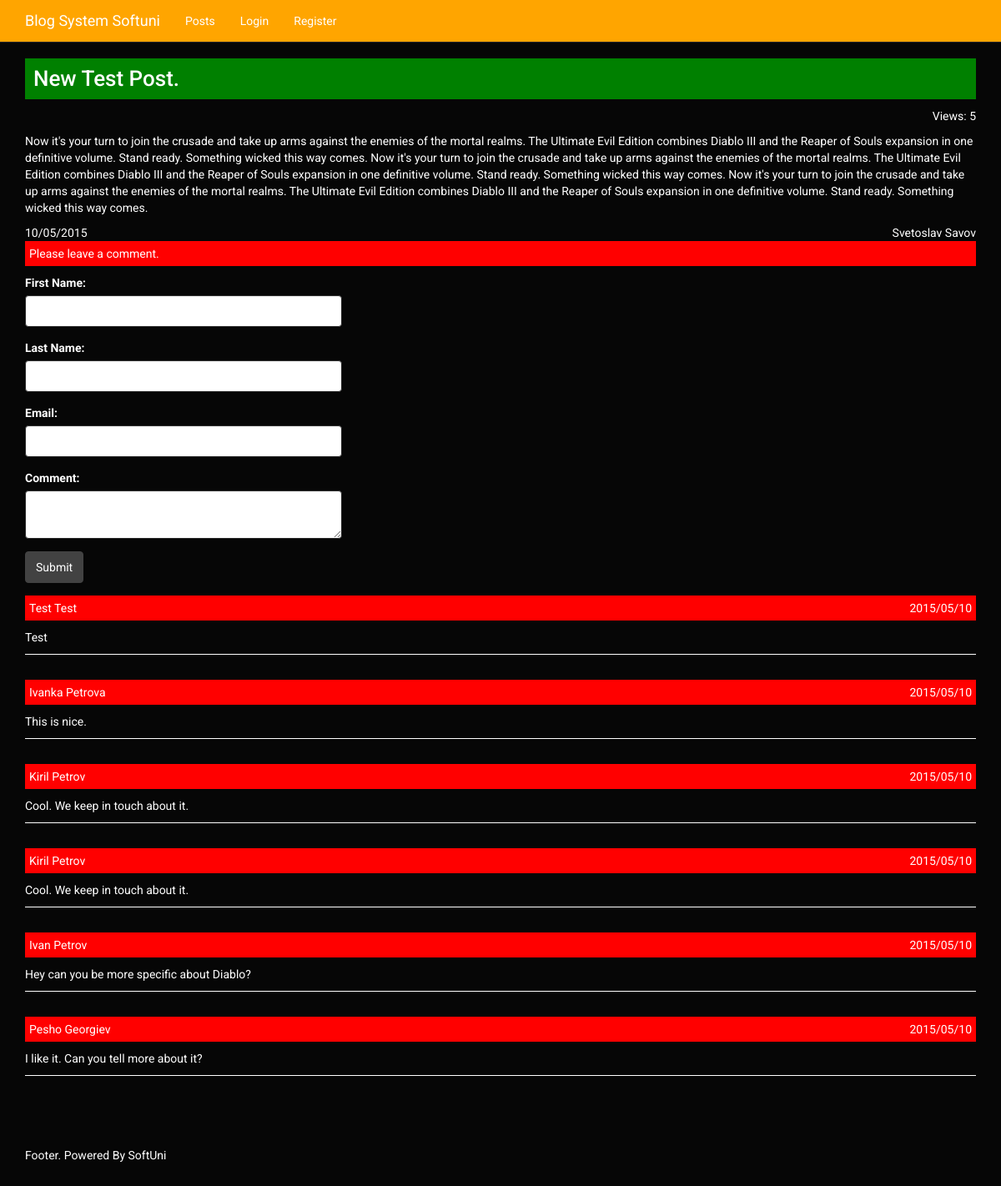
The page /blog-system-mario/post/view/3 on the database its author committed.
### tables this page shows
CREATE TABLE IF NOT EXISTS `posts` (
  `id` int(11) NOT NULL,
  `title` varchar(45) NOT NULL,
  `content` varchar(1000) NOT NULL,
  `date` datetime NOT NULL,
  `User_id` int(11) NOT NULL
);

CREATE TABLE IF NOT EXISTS `posts_visits` (
  `Post_id` int(11) NOT NULL,
  `visits` int(11) NOT NULL
);

CREATE TABLE IF NOT EXISTS `users` (
  `id` int(11) NOT NULL,
  `username` varchar(45) NOT NULL,
  `password` varchar(45) DEFAULT NULL,
  `firstname` varchar(45) NOT NULL,
  `lastname` varchar(45) NOT NULL
);

CREATE TABLE IF NOT EXISTS `comments` (
  `id` int(11) NOT NULL,
  `content` varchar(500) NOT NULL,
  `firstname` varchar(45) NOT NULL,
  `lastname` varchar(45) NOT NULL,
  `email` varchar(100) DEFAULT NULL,
  `date` datetime NOT NULL,
  `Post_id` int(11) NOT NULL
);

### blog-system-mario/views/layout/default.php (called while the page is built)
<?php include_once ROOT_DIR . 'views/partials/header.php'; ?>
<?php include_once $template_name ?>
<?php include_once ROOT_DIR . 'views/partials/footer.php'; ?>

### blog-system-mario/controllers/Post.php (called while the page is built, shortened)
<?php
class Post_Controller extends Master_Controller {
    public function view( $id ){
        $post = $this->model->get_posts_by_id( $id );
        $counter = intval($this->model->get_posts_visits_count( $id )[0]['visits']);
        $counter_object = array(
            'id' => $id,
            'visits' => $counter + 1
        );
        $this->model->update_counter($counter_object);
        $post_comments = $this->model->get_posts_comments_by_id( $id );
        include_once ROOT_DIR . '/views/layout/' . $this->layout;
    }
}

### blog-system-mario/controllers/master_controller.php (called while the page is built, shortened)
<?php
class Master_Controller {
        public function __construct( $class_name = '\Controllers\Master_Controller', $model = 'master', $views_dir = '/views/master/' ) {
		$this->model = new $model_class( array( 'table' => 'none' ) );
	}
}

### blog-system-mario/models/master.php (called while the page is built, shortened)
<?php
class Master_Model {
    protected $table;
    protected $db;
    public function __construct( $args = array() ) {
		$args = array_merge( array(
                        'inner_join_table' => '',
                        'condition' => '',
                        'order' => '',
			'where' => '',
			'columns' => '*',
			'limit' => 0
		), $args );
		extract( $args );
                $this->table = $table;
		$db = \Lib\Database::get_instance();
		$this->db = $db::get_db();
    }
    public function find( $args = array() ) {
		$args = array_merge( array(
			'table' => $this->table,
                        'inner_join_table' => '',
                        'condition' => '',
                        'order' => '',
			'where' => '',
			'columns' => '*',
			'limit' => 0
		), $args );
		extract( $args );
		$query = "select {$columns} from {$table}";
                if( ! empty( $inner_join_table ) && !empty( $condition )) {
			$query .= ' INNER JOIN ' . $inner_join_table . ' ON ' .
                        $condition;
		}
                if( ! empty( $where ) ) {
			$query .= ' where ' . $where;
		}
                if( ! empty( $order ) ) {
			$query .= ' order by ' . $order;
		}
		$result_set = $this->db->query( $query );
		$results = $this->process_results( $result_set );
		return $results;
    }
    protected function process_results( $result_set ){
        $results = array();
        if ( !empty( $result_set ) && $result_set->num_rows > 0 ) {
            while ( $row = $result_set->fetch_assoc() ){
                $results[] = $row;
            }
        }
        return $results;
    }
}

### blog-system-mario/lib/auth.php (called while the page is built, shortened)
<?php
class Auth {
    public static function get_instance() {
        static $instance = null;
        if ($instance === null) {
            $instance = new static();
        }
        return $instance;
    }
}

### blog-system-mario/lib/database.php (called while the page is built, shortened)
<?php
class Database {
    private static $_db = null;
    private function __construct() {
        $host = DB_HOST;
        $username = DB_USER;
        $password = DB_PASS;
        $dbname = DB_NAME;
        $db = new \mysqli($host, $username, $password, $dbname);
        self::$_db = $db;
    }
    public static function get_instance(){
        static $instance = null;
        if ($instance == null) {
            $instance = new static();
        }
        return $instance;
    }
    public static function get_db(){
        return self::$_db;
    }
}

### blog-system-mario/models/post.php (called while the page is built, shortened)
<?php
class Post_Model extends Master_Model {
    public function get_posts_comments_by_id( $id ){
        $args = array(
            'table' => 'comments',
            'columns' => 'comments.id, comments.content, comments.date, comments.firstname, comments.lastname',
            'where' => 'comments.Post_id = ' . $id,
            'order' => ' date desc '
        );
        return parent::find( $args );
    }
    public function get_posts_by_id( $post_id ) {
        $args = array(
            'columns' => 'posts.id, posts.title, posts.content, posts.date, users.firstname, users.lastname',
            'inner_join_table' => 'users',
            'condition' => 'posts.User_id=users.id AND posts.id = ' . $post_id
        );
        return parent::find( $args );
    }
    public function get_posts_visits_count( $id ) {
        $post_visits = $args = array(
            'table' => 'posts_visits',
            'columns' => 'visits',
            'where' => 'Post_id = ' . $id
        );
        return parent::find($post_visits);
    }
}

### blog-system-mario/views/post/single-post.php (the view)
<div class="row">
    <div class="container">
<?php
foreach ($post as $selected_post) {
?>
        <h1 class="post-title"><?php echo $selected_post['title']; ?></h1>
        <p style="text-align: right;"><?php echo 'Views: ' . $counter; ?></p>
        <p><?php echo $selected_post['content'];?></p>
        <div class="col-lg-6 col-md-6 col-sm-6 col-xs-12" style="text-align: left;"><?php echo date("d/m/Y", strtotime($selected_post['date']));?></div>
        <div class="col-lg-6 col-md-6 col-sm-6 col-xs-12" style="text-align: right;"><?php echo $selected_post['firstname'] . ' ' . $selected_post['lastname']; ?></div>
<?php
}
?>
        </div>
</div>
<div class="row">
    <div class="container">
        <p class="comment-label">Please leave a comment.</p>
        <div class="col-lg-4 col-md-4 col-sm-4 col-xs-12">
            <form role="form" method="POST">
                <div class="form-group">
                    <label for="firstname">First Name:</label>
                    <input type="text" class="form-control" name="firstname" required />
                </div>
                <div class="form-group">
                    <label for="lastname">Last Name:</label>
                    <input type="text" class="form-control" name="lastname" required />
                </div>
                <div class="form-group">
                    <label for="email">Email:</label>
                    <input type="email" class="form-control" name="email">
                </div>
                <div class="form-group">
                    <label for="content">Comment:</label>
                    <textarea type="text" class="form-control" name="content" required /></textarea>
                </div>
            <button type="submit" class="btn btn-default">Submit</button>
            </form>
        </div>
        <div class="col-lg-12 col-md-12 col-sm-12 col-xs-12 comments-wraper">
            <?php
                if( count( $post_comments ) > 0){
                    foreach ($post_comments as $comment) {
                        $comment_date = $comment['date'];
                        $comment_date_value= date('Y/m/d', strtotime($comment_date));
            ?>
                <div class="col-lg-12 col-md-12 col-sm-12 col-xs-12 comment-item">
                    <div class="comment-item-header">
                        <div class="col-lg-6 col-md-6 col-sm-6 col-xs-12">
                            <p><?php echo $comment['firstname'] . ' ' . $comment['lastname']; ?></p>
                        </div>
                        <div class="col-lg-6 col-md-6 col-sm-6 col-xs-12">
                            <p><?php echo $comment_date_value; ?></p>
                        </div>
                    </div>
                    <p><?php echo $comment['content']; ?></p>
                </div>
            <?php
                    }
                }
            ?>
        </div>
    </div>
</div>

### blog-system-mario/css/style.css (style rules this page uses)
body { color: #fff; }
h1.post-title { background: green; padding: 10px; font-size: 26px; }
div.container div { padding: 0; }
div.comments-wraper div.comment-item-header p, p.comment-label { background: red; color: #fff; padding: 5px 0 5px 5px; }
div.comments-wraper div.comment-item-header div:first-child p { padding-left: 5px; }
div.comments-wraper div.comment-item-header div:last-child p { text-align: right; padding-right: 5px; }
div.comment-item { padding: 10px 0; border-bottom: solid 1px #fff; margin: 15px 0; }

### rows shown on the page
posts: title "New Test Post.", content "Now it's your turn to join the crusade and take up arms against the enemies of the mortal realms. The Ultimate Evil Edition combines Diablo III and the Reaper of Souls expansion in one definitive volume. Stand ready. Something wicked this way comes. Now it's your turn to join the crusade and take up arms against the enemies of the mortal realms. The Ultimate Evil Edition combines Diablo III and the Reaper of Souls expansion in one definitive volume. Stand ready. Something wicked this way comes. Now it's your turn to join the crusade and take up arms against the enemies of the mortal realms. The Ultimate Evil Edition combines Diablo III and the Reaper of Souls expansion in one definitive…", date "10/05/2015", User.firstname "Svetoslav", User.lastname "Savov"
posts_visits: visits "5"
comments: firstname "Test", lastname "Test", date "2015/05/10", content "Test"
comments: firstname "Ivanka", lastname "Petrova", date "2015/05/10", content "This is nice."
comments: firstname "Kiril", lastname "Petrov", date "2015/05/10", content "Cool. We keep in touch about it."
comments: firstname "Kiril", lastname "Petrov", date "2015/05/10", content "Cool. We keep in touch about it."
comments: firstname "Ivan", lastname "Petrov", date "2015/05/10", content "Hey can you be more specific about Diablo?"
comments: firstname "Pesho", lastname "Georgiev", date "2015/05/10", content "I like it. Can you tell more about it?"
